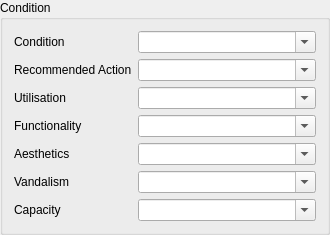
  <widget class="QGroupBox" name="groupBox_9">
   <property name="geometry">
    <rect>
     <x>683</x>
     <y>559</y>
     <width>321</width>
     <height>211</height>
    </rect>
   </property>
   <property name="title">
    <string>Condition</string>
   </property>
   <property name="checkable">
    <bool>false</bool>
   </property>
   <layout class="QGridLayout" name="gridLayout_7">
    <item row="0" column="0">
     <widget class="QLabel" name="label_101">
      <property name="text">
       <string>Condition</string>
      </property>
     </widget>
    </item>
    <item row="0" column="1">
     <widget class="QComboBox" name="Condition">
      <property name="editable">
       <bool>true</bool>
      </property>
      <item>
       <property name="text">
        <string/>
       </property>
      </item>
      <item>
       <property name="text">
        <string>1</string>
       </property>
      </item>
      <item>
       <property name="text">
        <string>2</string>
       </property>
      </item>
      <item>
       <property name="text">
        <string>3</string>
       </property>
      </item>
      <item>
       <property name="text">
        <string>4</string>
       </property>
      </item>
      <item>
       <property name="text">
        <string>5</string>
       </property>
      </item>
     </widget>
    </item>
    <item row="1" column="0">
     <widget class="QLabel" name="label_74">
      <property name="text">
       <string>Recommended Action</string>
      </property>
     </widget>
    </item>
    <item row="1" column="1">
     <widget class="QComboBox" name="Recommended_Action">
      <property name="editable">
       <bool>true</bool>
      </property>
      <item>
       <property name="text">
        <string/>
       </property>
      </item>
      <item>
       <property name="text">
        <string>Immediate Repair</string>
       </property>
      </item>
      <item>
       <property name="text">
        <string>Programmed Repair</string>
       </property>
      </item>
      <item>
       <property name="text">
        <string>Immediate Replacement</string>
       </property>
      </item>
      <item>
       <property name="text">
        <string>Programmed Replacement</string>
       </property>
      </item>
      <item>
       <property name="text">
        <string>Take Out of Service</string>
       </property>
      </item>
     </widget>
    </item>
    <item row="2" column="0">
     <widget class="QLabel" name="label_103">
      <property name="text">
       <string>Utilisation</string>
      </property>
     </widget>
    </item>
    <item row="2" column="1">
     <widget class="QComboBox" name="Utilisation">
      <property name="editable">
       <bool>true</bool>
      </property>
      <item>
       <property name="text">
        <string/>
       </property>
      </item>
      <item>
       <property name="text">
        <string>1</string>
       </property>
      </item>
      <item>
       <property name="text">
        <string>2</string>
       </property>
      </item>
      <item>
       <property name="text">
        <string>3</string>
       </property>
      </item>
      <item>
       <property name="text">
        <string>4</string>
       </property>
      </item>
      <item>
       <property name="text">
        <string>5</string>
       </property>
      </item>
     </widget>
    </item>
    <item row="3" column="0">
     <widget class="QLabel" name="label_104">
      <property name="text">
       <string>Functionality</string>
      </property>
     </widget>
    </item>
    <item row="3" column="1">
     <widget class="QComboBox" name="Functionality">
      <property name="editable">
       <bool>true</bool>
      </property>
      <item>
       <property name="text">
        <string/>
       </property>
      </item>
      <item>
       <property name="text">
        <string>1</string>
       </property>
      </item>
      <item>
       <property name="text">
        <string>2</string>
       </property>
      </item>
      <item>
       <property name="text">
        <string>3</string>
       </property>
      </item>
      <item>
       <property name="text">
        <string>4</string>
       </property>
      </item>
      <item>
       <property name="text">
        <string>5</string>
       </property>
      </item>
     </widget>
    </item>
    <item row="4" column="0">
     <widget class="QLabel" name="label_105">
      <property name="text">
       <string>Aesthetics</string>
      </property>
     </widget>
    </item>
    <item row="4" column="1">
     <widget class="QComboBox" name="Aesthetics">
      <property name="editable">
       <bool>true</bool>
      </property>
      <item>
       <property name="text">
        <string/>
       </property>
      </item>
      <item>
       <property name="text">
        <string>1</string>
       </property>
      </item>
      <item>
       <property name="text">
        <string>2</string>
       </property>
      </item>
      <item>
       <property name="text">
        <string>3</string>
       </property>
      </item>
      <item>
       <property name="text">
        <string>4</string>
       </property>
      </item>
      <item>
       <property name="text">
        <string>5</string>
       </property>
      </item>
     </widget>
    </item>
    <item row="5" column="0">
     <widget class="QLabel" name="label_106">
      <property name="text">
       <string>Vandalism</string>
      </property>
     </widget>
    </item>
    <item row="5" column="1">
     <widget class="QComboBox" name="Vandalism">
      <property name="editable">
       <bool>true</bool>
      </property>
      <item>
       <property name="text">
        <string/>
       </property>
      </item>
      <item>
       <property name="text">
        <string>1</string>
       </property>
      </item>
      <item>
       <property name="text">
        <string>2</string>
       </property>
      </item>
      <item>
       <property name="text">
        <string>3</string>
       </property>
      </item>
      <item>
       <property name="text">
        <string>4</string>
       </property>
      </item>
      <item>
       <property name="text">
        <string>5</string>
       </property>
      </item>
     </widget>
    </item>
    <item row="6" column="0">
     <widget class="QLabel" name="label_111">
      <property name="text">
       <string>Capacity</string>
      </property>
     </widget>
    </item>
    <item row="6" column="1">
     <widget class="QComboBox" name="Condition_Capacity">
      <property name="editable">
       <bool>true</bool>
      </property>
      <item>
       <property name="text">
        <string/>
       </property>
      </item>
      <item>
       <property name="text">
        <string>1</string>
       </property>
      </item>
      <item>
       <property name="text">
        <string>2</string>
       </property>
      </item>
      <item>
       <property name="text">
        <string>3</string>
       </property>
      </item>
      <item>
       <property name="text">
        <string>4</string>
       </property>
      </item>
      <item>
       <property name="text">
        <string>5</string>
       </property>
      </item>
     </widget>
    </item>
   </layout>
  </widget>
